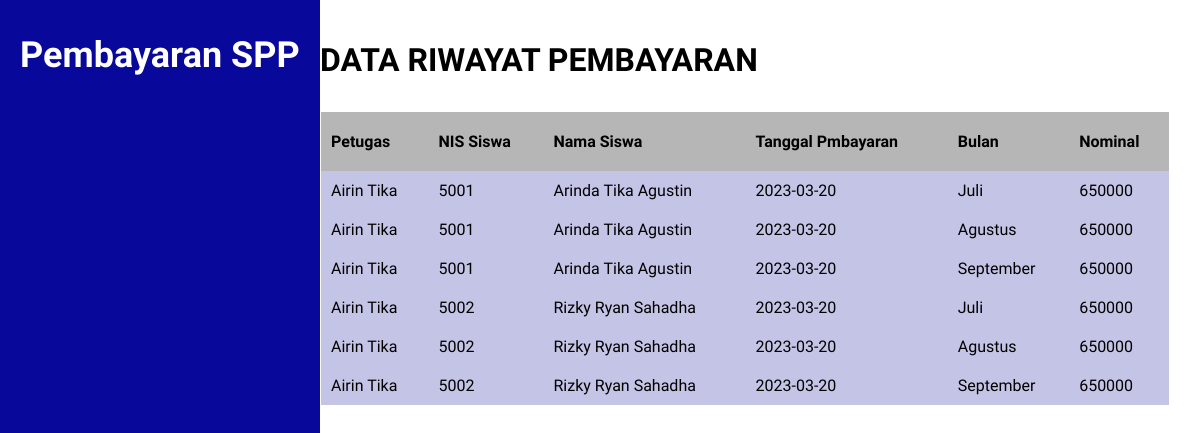
/view_history_siswa.php, run on the app's committed database.
### tables this page shows
CREATE TABLE `tb_pembayaran` (
  `idpembayaran` int(4) NOT NULL,
  `nip` int(4) DEFAULT NULL,
  `nis` int(4) NOT NULL,
  `tgl` date DEFAULT NULL,
  `bulan` varchar(10) NOT NULL,
  `jumlah_bayar` double DEFAULT NULL,
  `angkatan` varchar(3) NOT NULL
);

CREATE TABLE `tb_petugas` (
  `nip` int(4) NOT NULL,
  `namapetugas` varchar(50) NOT NULL,
  `telp` varchar(16) NOT NULL,
  `username` varchar(20) NOT NULL,
  `password` varchar(18) NOT NULL,
  `leveluser` enum('Admin','Pegawai') NOT NULL
);

CREATE TABLE `tb_siswa` (
  `nis` int(4) NOT NULL,
  `idspp` int(4) NOT NULL,
  `idkelas` int(4) NOT NULL,
  `namasiswa` varchar(50) NOT NULL,
  `telp` varchar(16) NOT NULL,
  `password` varchar(18) NOT NULL
);

### view_history_siswa.php (the view, shortened to what this page needs)
<?php
include("koneksi.php");
include("bar/navbar.php");
?>
<!DOCTYPE html>
<html lang="en">
<head>
    <link rel="stylesheet" href="css/style.php">
</head>
<body>
    <div class="table-container">
        <div class="table-tittle">
            <h1>DATA RIWAYAT PEMBAYARAN</h1>
        </div>
        <table cellpadding="5" cellspacing="0">
            <thead>
                <tr>
                    <th>Petugas</th>
                    <th>NIS Siswa</th>
                    <th>Nama Siswa</th>
                    <th>Tanggal Pmbayaran</th>
                    <th>Bulan</th>
                    <th>Nominal</th>
                </tr>
            </thead>
            <tbody>
                <?php
                if(isset($_SESSION['nis'])) {
                    $nis = $_SESSION['nis'];
                    $querypay = mysqli_query($koneksi, "SELECT * FROM tb_pembayaran INNER JOIN tb_siswa USING(nis) INNER JOIN tb_petugas USING(nip) WHERE nis = '$nis'");
                } else{
                    $querypay = mysqli_query($koneksi, "SELECT * FROM tb_pembayaran INNER JOIN tb_siswa USING(nis) INNER JOIN tb_petugas USING(nip) WHERE jumlah_bayar IS NOT NULL");
                }
                while ($datapay = mysqli_fetch_assoc($querypay)) {
                ?>
                    <tr>
                        <td><?php echo $datapay['namapetugas'] ?></td>
                        <td><?php echo $datapay['nis'] ?></td>
                        <td><?php echo $datapay['namasiswa'] ?></td>
                        <td><?php echo $datapay['tgl'] ?></td>
                        <td><?php echo $datapay['bulan'] ?></td>
                        <td><?php echo $datapay['jumlah_bayar'] ?></td>
                    </tr>
            </tbody>
        <?php } ?>
        </table>
    </div>
</body>
</html>

### data on the page
tb_pembayaran: nip.namapetugas "Airin Tika", nis "5001", nis.namasiswa "Arinda Tika Agustin", tgl "2023-03-20", bulan "Juli", jumlah_bayar "650000"
tb_pembayaran: nip.namapetugas "Airin Tika", nis "5001", nis.namasiswa "Arinda Tika Agustin", tgl "2023-03-20", bulan "Agustus", jumlah_bayar "650000"
tb_pembayaran: nip.namapetugas "Airin Tika", nis "5001", nis.namasiswa "Arinda Tika Agustin", tgl "2023-03-20", bulan "September", jumlah_bayar "650000"
tb_pembayaran: nip.namapetugas "Airin Tika", nis "5002", nis.namasiswa "Rizky Ryan Sahadha", tgl "2023-03-20", bulan "Juli", jumlah_bayar "650000"
tb_pembayaran: nip.namapetugas "Airin Tika", nis "5002", nis.namasiswa "Rizky Ryan Sahadha", tgl "2023-03-20", bulan "Agustus", jumlah_bayar "650000"
tb_pembayaran: nip.namapetugas "Airin Tika", nis "5002", nis.namasiswa "Rizky Ryan Sahadha", tgl "2023-03-20", bulan "September", jumlah_bayar "650000"
